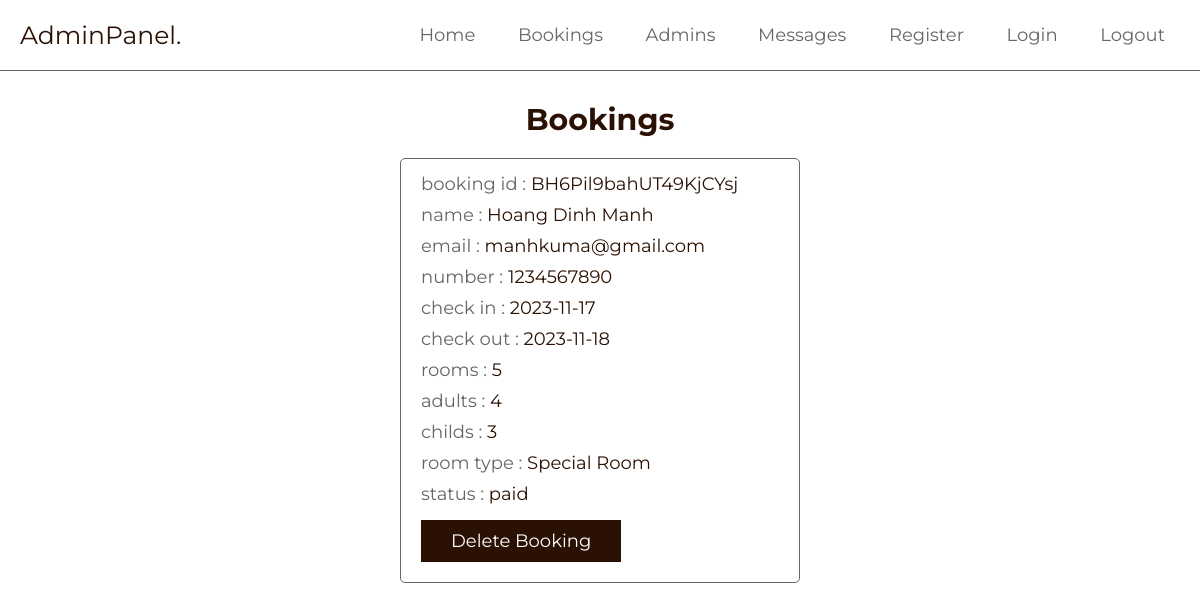
The app's page /admin/bookings.php (signed in), older data.
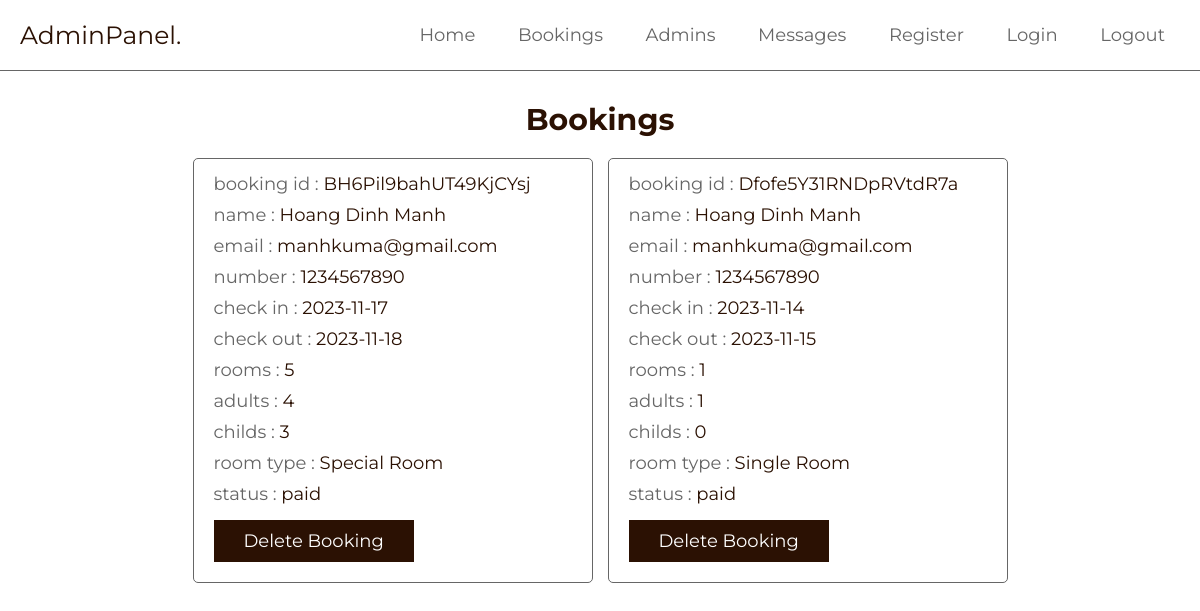
The same page, newer data.
### tables this page shows
CREATE TABLE `bookings` (
  `user_id` varchar(20) NOT NULL,
  `booking_id` varchar(20) NOT NULL,
  `name` varchar(50) NOT NULL,
  `email` varchar(50) NOT NULL,
  `number` varchar(10) NOT NULL,
  `rooms` int(1) NOT NULL,
  `check_in` varchar(10) NOT NULL,
  `check_out` varchar(10) NOT NULL,
  `adults` int(1) NOT NULL,
  `childs` int(1) NOT NULL,
  `room_type` int(11) NOT NULL,
  `status` enum('pending','success','paying','paid') NOT NULL DEFAULT 'pending'
);

CREATE TABLE `services` (
  `id` int(11) NOT NULL,
  `name` varchar(50) NOT NULL,
  `price` decimal(10,2) NOT NULL,
  `image_url` varchar(50) NOT NULL
);

### admin/bookings.php (the view, shortened to what this page needs)
<?php
include '../components/connect.php';
?>
<!DOCTYPE html>
<html lang="en">
<head>
   <link rel="stylesheet" href="https://cdnjs.cloudflare.com/ajax/libs/font-awesome/6.2.0/css/all.min.css">
   <link rel="stylesheet" type="text/css" href="../css/admin_style.css">
</head>
<body>
   <?php include '../components/admin_header.php'; ?>
   <section class="grid">
      <h1 class="heading">bookings</h1>
      <div class="box-container">
         <?php
         $select_bookings = $conn->prepare("SELECT * FROM `bookings`");
         $select_bookings->execute();
         if ($select_bookings->rowCount() > 0) {
            while ($fetch_bookings = $select_bookings->fetch(PDO::FETCH_ASSOC)) {
               $service_id = $fetch_bookings['room_type'];
               $select_services = $conn->prepare("SELECT * FROM `services` WHERE id = ? LIMIT 1");
               $select_services->execute([$service_id]);
               $service = $select_services->fetch(PDO::FETCH_ASSOC);
               ?>
               <div class="box">
                  <p>booking id : <span>
                        <?= $fetch_bookings['booking_id']; ?>
                     </span></p>
                  <p>name : <span>
                        <?= $fetch_bookings['name']; ?>
                     </span></p>
                  <p>email : <span>
                        <?= $fetch_bookings['email']; ?>
                     </span></p>
                  <p>number : <span>
                        <?= $fetch_bookings['number']; ?>
                     </span></p>
                  <p>check in : <span>
                        <?= $fetch_bookings['check_in']; ?>
                     </span></p>
                  <p>check out : <span>
                        <?= $fetch_bookings['check_out']; ?>
                     </span></p>
                  <p>rooms : <span>
                        <?= $fetch_bookings['rooms']; ?>
                     </span></p>
                  <p>adults : <span>
                        <?= $fetch_bookings['adults']; ?>
                     </span></p>
                  <p>childs : <span>
                        <?= $fetch_bookings['childs']; ?>
                     </span></p>
                  <p>room type : <span>
                        <?= $service['name'] ?>
                     </span></p>
                  <p>status : <span>
                        <?= $fetch_bookings['status'] ?>
                     </span></p>
                  <form action="" method="POST">
                     <input type="submit" value="delete booking" onclick="return confirm('delete this booking?');"
                        name="delete" class="btn">
                  </form>
               </div>
               <?php
            }
         }
         ?>
      </div>
   </section>
</body>
</html>

### components/admin_header.php (shortened to what this page needs)
<header class="header">
   <section class="flex">
      <a href="dashboard.php" class="logo">AdminPanel.</a>
      <nav class="navbar">
         <a href="dashboard.php">home</a>
         <a href="bookings.php">bookings</a>
         <a href="admins.php">admins</a>
         <a href="messages.php">messages</a>
         <a href="register.php">register</a>
         <a href="login.php">login</a>
         <a href="../components/admin_logout.php" onclick="return confirm('logout from this website?');">logout</a>
      </nav>
   </section>
</header>

### css/admin_style.css (style rules this page uses)
:root { --main-color:#2B1103; --sub-color:#666; --white:#fff; --border:.1rem solid var(--sub-color); }
* { font-family: 'Montserrat', sans-serif; margin: 0; padding: 0; box-sizing: border-box; outline: none; border: none; text-decoration: none; }
html { font-size: 62.5%; overflow-x: hidden; scroll-behavior: smooth; scroll-padding-top: 2rem; }
section { padding: 3rem 2rem; max-width: 1200px; margin: 0 auto; }
.heading { margin-bottom: 2rem; text-align: center; text-transform: capitalize; color: var(--main-color); font-size: 3rem; }
.btn { display: inline-block; cursor: pointer; padding: 1rem 3rem; font-size: 1.8rem; color: var(--white); text-align: center; text-transform: capitalize; transition: .2s linear; margin-top: 1rem; background-color: var(--main-color); }
.header { border-bottom: var(--border); position: sticky; top: 0; left: 0; right: 0; background-color: var(--white); z-index: 1000; }
.header .flex { padding:2rem; display: flex; align-items: center; justify-content: space-between; position: relative; }
.header .flex .logo { font-size: 2.5rem; color: var(--main-color); }
.header .flex .navbar a { margin-left: 1rem; font-size: 1.8rem; color: var(--sub-color); padding: .5rem 1.5rem; border-radius: .5rem; text-transform: capitalize; }
.grid .box-container { display: grid; grid-template-columns: repeat(auto-fit, 40rem); align-items: flex-start; justify-content: center; gap: 1.5rem; }
.grid .box-container .box { border-radius: .5rem; padding: 2rem; padding-top: 1rem; border: var(--border); overflow-x: hidden; }
.grid .box-container .box p { line-height: 1.5; padding: .2rem 0; font-size: 1.8rem; color: var(--sub-color); text-overflow: ellipsis; overflow-x: hidden; white-space: inherit; }
.grid .box-container .box p span { color: var(--main-color); }

Row changes from the older to the newer data that the page shows:
added bookings: booking_id "Dfofe5Y31RNDpRVtdR7a", name "Hoang Dinh Manh", email "manhkuma@gmail.com", number "1234567890", check_in "2023-11-14", check_out "2023-11-15", rooms "1", adults "1", childs "0", services.name "Single Room", status "paid"
